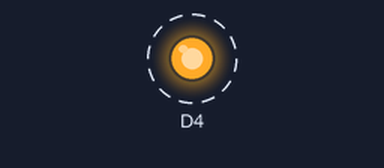
Simulated run of this sketch. Board: ESP8266 (NodeMCU). On the bench: output pins drawn as LEDs (lit = HIGH). Dashed ring = blinking.

Above: at 0.5 s.
Timing chart, 0 to 4.6 s (numbered marks = the images above):
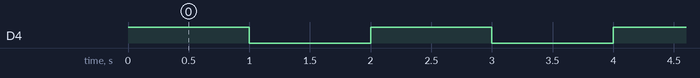

Measured:
- by itself, D4: alternates HIGH for 1.0 s and LOW for 1.0 s

The sketch:

Bord-Testing.ino
```cpp
void setup(){
    pinMode(D4,OUTPUT);
}
void loop(){
  digitalWrite(D4,1);
  delay(1000);
  digitalWrite(D4,0);
  delay(1000);
}
```
